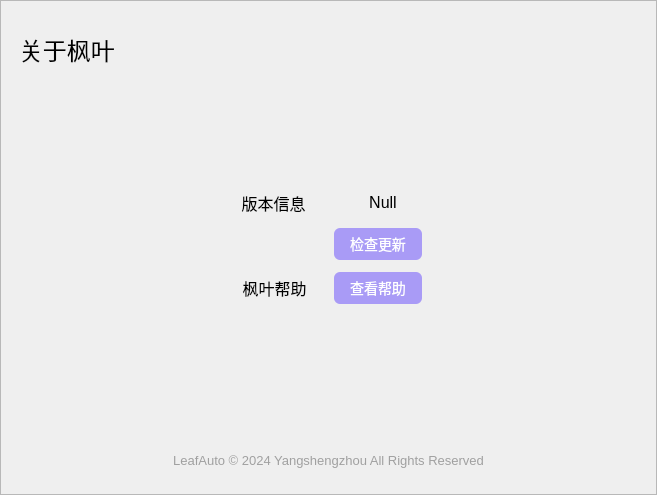
            <widget class="QWidget" name="page_4">
             <layout class="QVBoxLayout" name="verticalLayout_8">
              <property name="leftMargin">
               <number>0</number>
              </property>
              <property name="topMargin">
               <number>0</number>
              </property>
              <property name="rightMargin">
               <number>0</number>
              </property>
              <property name="bottomMargin">
               <number>0</number>
              </property>
              <item>
               <widget class="QFrame" name="frame_setting_4">
                <property name="minimumSize">
                 <size>
                  <width>657</width>
                  <height>495</height>
                 </size>
                </property>
                <property name="maximumSize">
                 <size>
                  <width>657</width>
                  <height>495</height>
                 </size>
                </property>
                <property name="styleSheet">
                 <string notr="true"/>
                </property>
                <property name="frameShape">
                 <enum>QFrame::StyledPanel</enum>
                </property>
                <property name="frameShadow">
                 <enum>QFrame::Raised</enum>
                </property>
                <layout class="QVBoxLayout" name="verticalLayout_6" stretch="1,3,1,1,0,5,0">
                 <property name="spacing">
                  <number>12</number>
                 </property>
                 <property name="leftMargin">
                  <number>18</number>
                 </property>
                 <property name="topMargin">
                  <number>12</number>
                 </property>
                 <property name="rightMargin">
                  <number>18</number>
                 </property>
                 <property name="bottomMargin">
                  <number>24</number>
                 </property>
                 <item>
                  <widget class="QLabel" name="label_setting_4">
                   <property name="minimumSize">
                    <size>
                     <width>0</width>
                     <height>72</height>
                    </size>
                   </property>
                   <property name="maximumSize">
                    <size>
                     <width>16777215</width>
                     <height>72</height>
                    </size>
                   </property>
                   <property name="font">
                    <font>
                     <pointsize>18</pointsize>
                     <bold>false</bold>
                    </font>
                   </property>
                   <property name="text">
                    <string>关于枫叶</string>
                   </property>
                  </widget>
                 </item>
                 <item>
                  <layout class="QHBoxLayout" name="horizontalLayout_30" stretch="1">
                   <property name="spacing">
                    <number>8</number>
                   </property>
                   <property name="leftMargin">
                    <number>0</number>
                   </property>
                   <property name="topMargin">
                    <number>6</number>
                   </property>
                   <property name="bottomMargin">
                    <number>6</number>
                   </property>
                   <item>
                    <widget class="QPushButton" name="pushButton_logo">
                     <property name="sizePolicy">
                      <sizepolicy hsizetype="Preferred" vsizetype="Preferred">
                       <horstretch>0</horstretch>
                       <verstretch>0</verstretch>
                      </sizepolicy>
                     </property>
                     <property name="maximumSize">
                      <size>
                       <width>80</width>
                       <height>80</height>
                      </size>
                     </property>
                     <property name="sizeIncrement">
                      <size>
                       <width>80</width>
                       <height>80</height>
                      </size>
                     </property>
                     <property name="baseSize">
                      <size>
                       <width>80</width>
                       <height>80</height>
                      </size>
                     </property>
                     <property name="styleSheet">
                      <string notr="true">color: rgb(199, 199, 199);
border:none;</string>
                     </property>
                     <property name="text">
                      <string/>
                     </property>
                     <property name="icon">
                      <iconset>
                       <normaloff>:/buttom/img/buttom/QQ_tencent-qq.svg</normaloff>:/buttom/img/buttom/QQ_tencent-qq.svg</iconset>
                     </property>
                     <property name="iconSize">
                      <size>
                       <width>80</width>
                       <height>80</height>
                      </size>
                     </property>
                    </widget>
                   </item>
                  </layout>
                 </item>
                 <item>
                  <layout class="QHBoxLayout" name="horizontalLayout_11" stretch="2,1,1,2">
                   <property name="spacing">
                    <number>8</number>
                   </property>
                   <property name="leftMargin">
                    <number>0</number>
                   </property>
                   <item>
                    <spacer name="horizontalSpacer_2">
                     <property name="orientation">
                      <enum>Qt::Horizontal</enum>
                     </property>
                     <property name="sizeHint" stdset="0">
                      <size>
                       <width>40</width>
                       <height>20</height>
                      </size>
                     </property>
                    </spacer>
                   </item>
                   <item>
                    <widget class="QLabel" name="label">
                     <property name="font">
                      <font>
                       <pointsize>12</pointsize>
                       <bold>false</bold>
                      </font>
                     </property>
                     <property name="text">
                      <string>版本信息</string>
                     </property>
                     <property name="alignment">
                      <set>Qt::AlignCenter</set>
                     </property>
                    </widget>
                   </item>
                   <item>
                    <widget class="QLabel" name="label_version">
                     <property name="font">
                      <font>
                       <pointsize>12</pointsize>
                      </font>
                     </property>
                     <property name="text">
                      <string>Null</string>
                     </property>
                     <property name="alignment">
                      <set>Qt::AlignCenter</set>
                     </property>
                    </widget>
                   </item>
                   <item>
                    <spacer name="horizontalSpacer">
                     <property name="orientation">
                      <enum>Qt::Horizontal</enum>
                     </property>
                     <property name="sizeHint" stdset="0">
                      <size>
                       <width>40</width>
                       <height>20</height>
                      </size>
                     </property>
                    </spacer>
                   </item>
                  </layout>
                 </item>
                 <item>
                  <layout class="QHBoxLayout" name="horizontalLayout_13" stretch="3,1,2">
                   <property name="spacing">
                    <number>8</number>
                   </property>
                   <property name="leftMargin">
                    <number>0</number>
                   </property>
                   <property name="rightMargin">
                    <number>6</number>
                   </property>
                   <item>
                    <spacer name="horizontalSpacer_6">
                     <property name="orientation">
                      <enum>Qt::Horizontal</enum>
                     </property>
                     <property name="sizeHint" stdset="0">
                      <size>
                       <width>40</width>
                       <height>20</height>
                      </size>
                     </property>
                    </spacer>
                   </item>
                   <item>
                    <widget class="QPushButton" name="pushButton_check_updata">
                     <property name="sizePolicy">
                      <sizepolicy hsizetype="Preferred" vsizetype="Preferred">
                       <horstretch>0</horstretch>
                       <verstretch>0</verstretch>
                      </sizepolicy>
                     </property>
                     <property name="minimumSize">
                      <size>
                       <width>88</width>
                       <height>32</height>
                      </size>
                     </property>
                     <property name="maximumSize">
                      <size>
                       <width>88</width>
                       <height>32</height>
                      </size>
                     </property>
                     <property name="sizeIncrement">
                      <size>
                       <width>80</width>
                       <height>80</height>
                      </size>
                     </property>
                     <property name="baseSize">
                      <size>
                       <width>80</width>
                       <height>80</height>
                      </size>
                     </property>
                     <property name="styleSheet">
                      <string notr="true">QPushButton {
    background-color: rgba(140, 120, 250, 180);
    color: white;
    border: none;
    border-radius: 6px;
    font-family: 'Microsoft YaHei';
    font-size: 14px;
}

QPushButton:hover {
    background-color: rgb(140, 120, 255);
}

QPushButton:pressed {
    background-color: rgb(140, 100, 255);
}</string>
                     </property>
                     <property name="text">
                      <string>检查更新</string>
                     </property>
                     <property name="iconSize">
                      <size>
                       <width>80</width>
                       <height>80</height>
                      </size>
                     </property>
                    </widget>
                   </item>
                   <item>
                    <spacer name="horizontalSpacer_7">
                     <property name="orientation">
                      <enum>Qt::Horizontal</enum>
                     </property>
                     <property name="sizeHint" stdset="0">
                      <size>
                       <width>40</width>
                       <height>20</height>
                      </size>
                     </property>
                    </spacer>
                   </item>
                  </layout>
                 </item>
                 <item>
                  <layout class="QHBoxLayout" name="horizontalLayout_14" stretch="2,1,0,2">
                   <property name="spacing">
                    <number>8</number>
                   </property>
                   <property name="leftMargin">
                    <number>0</number>
                   </property>
                   <property name="rightMargin">
                    <number>12</number>
                   </property>
                   <item>
                    <spacer name="horizontalSpacer_8">
                     <property name="orientation">
                      <enum>Qt::Horizontal</enum>
                     </property>
                     <property name="sizeHint" stdset="0">
                      <size>
                       <width>40</width>
                       <height>20</height>
                      </size>
                     </property>
                    </spacer>
                   </item>
                   <item>
                    <widget class="QLabel" name="label_4">
                     <property name="font">
                      <font>
                       <pointsize>12</pointsize>
                       <bold>false</bold>
                      </font>
                     </property>
                     <property name="text">
                      <string>枫叶帮助</string>
                     </property>
                     <property name="alignment">
                      <set>Qt::AlignCenter</set>
                     </property>
                    </widget>
                   </item>
                   <item>
                    <widget class="QPushButton" name="pushButton_help">
                     <property name="sizePolicy">
                      <sizepolicy hsizetype="Preferred" vsizetype="Preferred">
                       <horstretch>0</horstretch>
                       <verstretch>0</verstretch>
                      </sizepolicy>
                     </property>
                     <property name="minimumSize">
                      <size>
                       <width>88</width>
                       <height>32</height>
                      </size>
                     </property>
                     <property name="maximumSize">
                      <size>
                       <width>88</width>
                       <height>32</height>
                      </size>
                     </property>
                     <property name="sizeIncrement">
                      <size>
                       <width>80</width>
                       <height>80</height>
                      </size>
                     </property>
                     <property name="baseSize">
                      <size>
                       <width>80</width>
                       <height>80</height>
                      </size>
                     </property>
                     <property name="styleSheet">
                      <string notr="true">QPushButton {
    background-color: rgba(140, 120, 250, 180);
    color: white;
    border: none;
    border-radius: 6px;
    font-family: 'Microsoft YaHei';
    font-size: 14px;
}

QPushButton:hover {
    background-color: rgb(140, 120, 255);
}

QPushButton:pressed {
    background-color: rgb(140, 100, 255);
}</string>
                     </property>
                     <property name="text">
                      <string>查看帮助</string>
                     </property>
                     <property name="iconSize">
                      <size>
                       <width>80</width>
                       <height>80</height>
                      </size>
                     </property>
                    </widget>
                   </item>
                   <item>
                    <spacer name="horizontalSpacer_9">
                     <property name="orientation">
                      <enum>Qt::Horizontal</enum>
                     </property>
                     <property name="sizeHint" stdset="0">
                      <size>
                       <width>40</width>
                       <height>20</height>
                      </size>
                     </property>
                    </spacer>
                   </item>
                  </layout>
                 </item>
                 <item>
                  <spacer name="verticalSpacer_16">
                   <property name="orientation">
                    <enum>Qt::Vertical</enum>
                   </property>
                   <property name="sizeHint" stdset="0">
                    <size>
                     <width>20</width>
                     <height>40</height>
                    </size>
                   </property>
                  </spacer>
                 </item>
                 <item>
                  <layout class="QHBoxLayout" name="horizontalLayout_12" stretch="2,1,2">
                   <property name="spacing">
                    <number>8</number>
                   </property>
                   <property name="leftMargin">
                    <number>0</number>
                   </property>
                   <item>
                    <spacer name="horizontalSpacer_3">
                     <property name="orientation">
                      <enum>Qt::Horizontal</enum>
                     </property>
                     <property name="sizeHint" stdset="0">
                      <size>
                       <width>40</width>
                       <height>20</height>
                      </size>
                     </property>
                    </spacer>
                   </item>
                   <item>
                    <widget class="QLabel" name="label_copy_right">
                     <property name="font">
                      <font>
                       <pointsize>10</pointsize>
                      </font>
                     </property>
                     <property name="styleSheet">
                      <string notr="true">color:rgb(160, 160, 160)</string>
                     </property>
                     <property name="text">
                      <string>LeafAuto © 2024 Yangshengzhou All Rights Reserved</string>
                     </property>
                     <property name="alignment">
                      <set>Qt::AlignCenter</set>
                     </property>
                    </widget>
                   </item>
                   <item>
                    <spacer name="horizontalSpacer_4">
                     <property name="orientation">
                      <enum>Qt::Horizontal</enum>
                     </property>
                     <property name="sizeHint" stdset="0">
                      <size>
                       <width>40</width>
                       <height>20</height>
                      </size>
                     </property>
                    </spacer>
                   </item>
                  </layout>
                 </item>
                </layout>
               </widget>
              </item>
             </layout>
            </widget>
